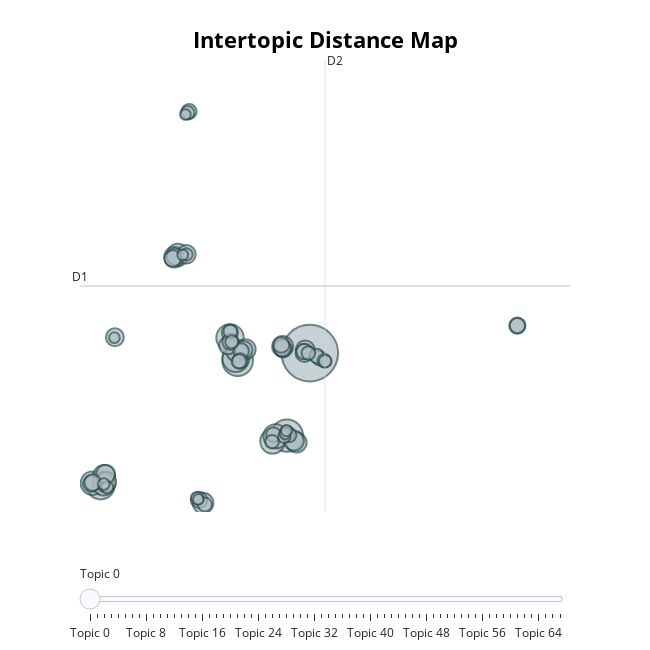

Notebook code for this chart:
### Markdown cell above
The output of `bertopic_model.get_topic_freq()` shows the frequency of each topic in the dataset. This information can be used to understand the distribution of topics and identify the most prominent themes in the text data.

The DataFrame has two columns: “Topic” and “Count”. Each row represents a topic, identified by an integer, and its corresponding count, which represents the frequency of the topic in the dataset.

**Topic -1** has the highest count (1836), which is significantly higher than the other topics. This could suggest that **Topic -1** might be collecting noise or non-specific information.

The other topics have lower counts, indicating their respective frequencies in the dataset.

### Code cell
bertopic_model.visualize_topics()
